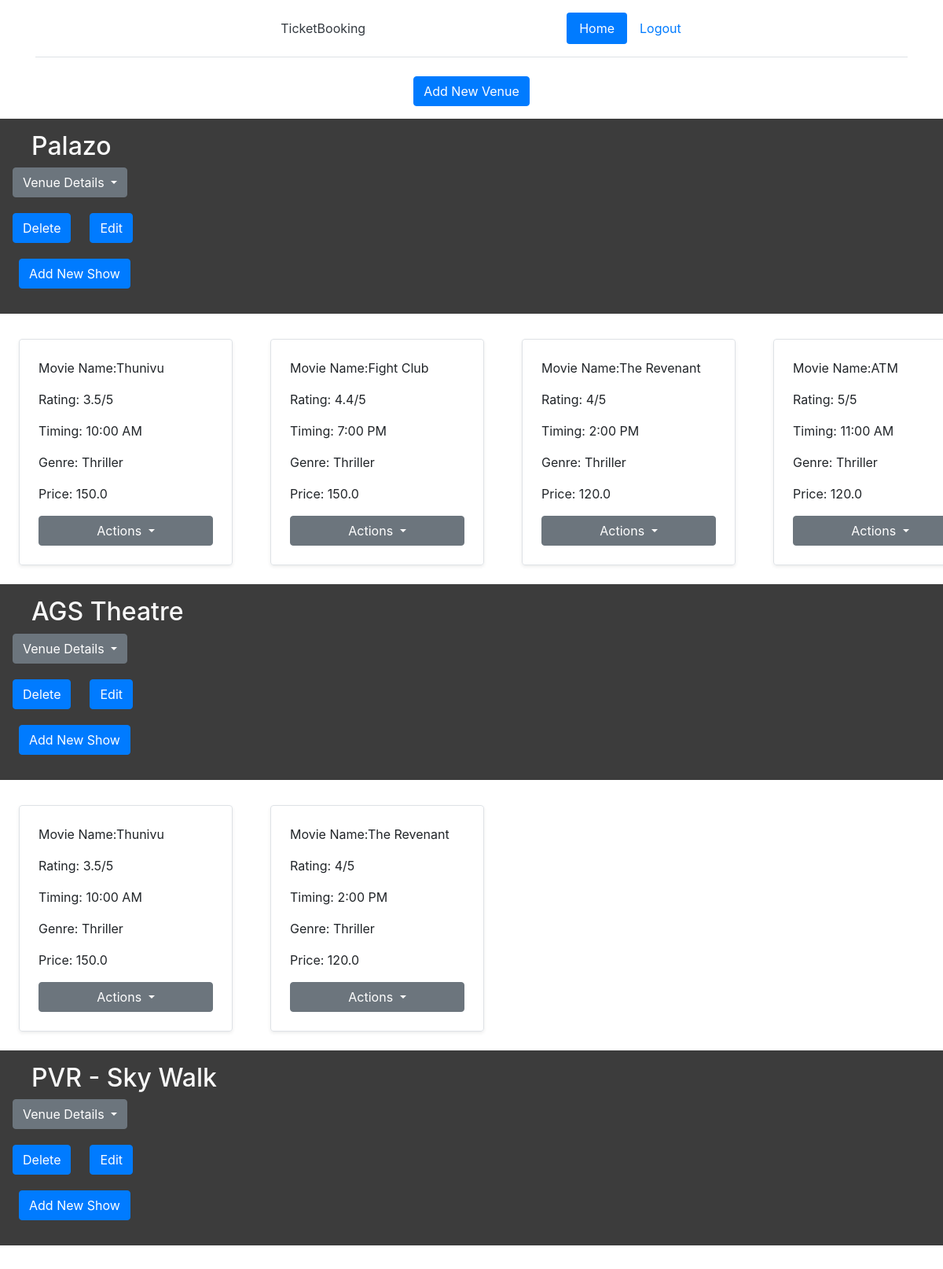
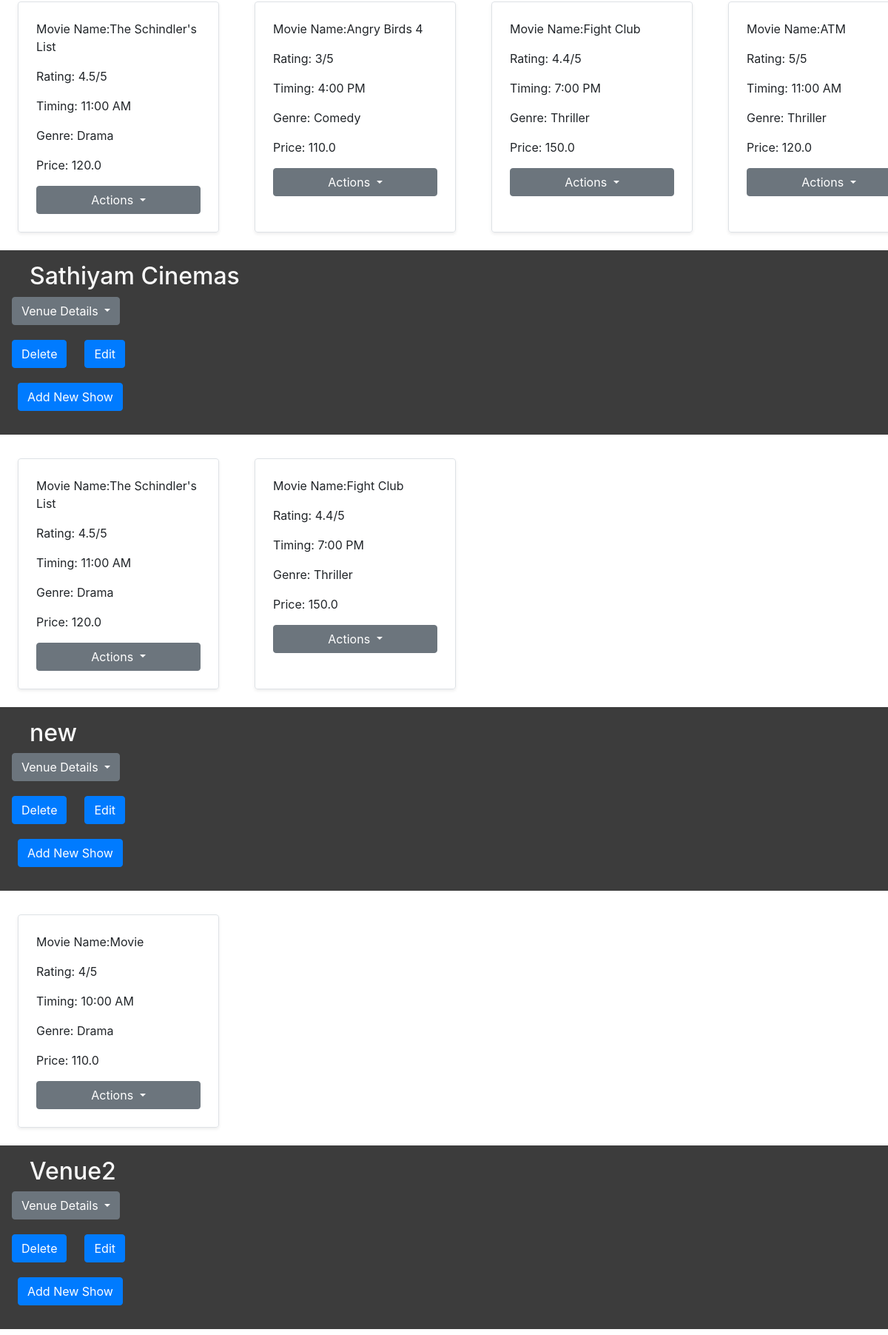
The page /admin/home on the database its author committed (2 pictures, top to bottom).
### tables this page shows
CREATE TABLE venues (id INTEGER PRIMARY KEY,name TEXT NOT NULL,place TEXT NOT NULL, capacity INTEGER NOT NULL, location TEXT NOT NULL);

CREATE TABLE Shows (
    ID INTEGER PRIMARY KEY,
    Name TEXT,
    Rating REAL,
    Timing TEXT,
    Tags TEXT,
    TicketPrice REAL,
    VenueID INTEGER REFERENCES venue(id)
, capacity INTEGER);

### app.py (the view)
@app.route('/admin/home',methods=['GET','POST'])
def admin_page():
    with sqlite3.connect('ticketbooking.db') as conn:
        cursor = conn.execute("SELECT * FROM venues")
        venues = cursor.fetchall()
        cursor2=conn.execute("SELECT * FROM Shows")
        shows=cursor2.fetchall()
    return render_template('admin_page.html', venues=venues, shows=shows)

### templates/admin_page.html (shortened to what this page needs)
<!DOCTYPE html>
<html lang="en">
<head>
    <link rel="stylesheet" href="https://maxcdn.bootstrapcdn.com/bootstrap/4.5.2/css/bootstrap.min.css">
    <link rel="stylesheet" href="{{ url_for('static', filename='styles.css') }}">
</head>
<body>
  <div class="container">
    <header class="d-flex flex-wrap justify-content-center py-3 mb-4 border-bottom">
      <a href="/" class="d-flex align-items-center mb-3 mb-md-0 me-md-auto text-dark text-decoration-none">
        <svg class="bi me-2" width="40" height="32"><use xlink:href="#bootstrap"></use></svg>
        <span class="fs-4" style="margin-right: 16rem;">TicketBooking</span>
      </a>
      <ul class="nav nav-pills">
        <li class="nav-item"><a href="{{url_for('admin_page')}}" class="nav-link active" aria-current="page">Home</a></li>
        <li class="nav-item"><a href="{{url_for('index')}}" class="nav-link">Logout</a></li>
      </ul>
    </header>
  </div>
    <center><a href="{{url_for('new_venue')}}" class="btn btn-primary" style="margin-bottom: 1rem;">Add New Venue</a></center>
    {% for venue in venues %}
    <div class="venue p-2 p-md-3 mb-2" style="background-color: rgb(60, 60, 60);">
      <h2 style="color: rgb(249, 249, 249); margin-left: 1.5rem;">{{ venue[1] }}</h2>
    <div class="venue">
        <div class="dropdown">
          <button class="btn btn-secondary dropdown-toggle" type="button" id="dropdownMenuButton" data-toggle="dropdown">
            Venue Details
          </button>
          <div style="display: flex; margin-top: 1rem;">
          <form action="{{ url_for('delete_venue', venue_id=venue[0]) }}" method="POST" class="dropdown-item hovering" style="width: fit-content; padding-left: 0px;">
            <button type="submit" class="btn btn-primary">Delete</button>
          </form>
          <form action="{{ url_for('edit_venue', venue_id=venue[0]) }}" method="POST" class="dropdown-item hovering" style="padding-left: 0rem;">
            <button type="submit" class="btn btn-primary">Edit</button>
          </form>
          </div>
          <a href="{{url_for('new_show',id=venue[0])}}" class="btn btn-primary" style="margin: 1rem 0.5rem;">Add New Show</a>
        </div>
      </div>
      </div>
      <div class="scrolling-wrapper-flexbox" style="display: flex; overflow-x: scroll;">
        {% for show in shows %}
          {% if venue[0] == show[6] %}
            <div class="show row g-0 border rounded overflow-hidden flex-md-row mb-4 shadow-sm h-md-250 position-relative" style="margin: 1.5rem; width: 17rem; flex-shrink: 0;">
              <div class="col p-4 d-flex flex-column position-static">
                <p>Movie Name:{{ show[1] }}</p>
                <p>Rating: {{ show[2] }}</p>
                <p>Timing: {{ show[3] }}</p>
                <p>Genre: {{ show[4] }}</p>
                <p>Price: {{ show[5] }}</p>
                <button class="btn btn-secondary dropdown-toggle" type="button" id="dropdownMenuButton" data-toggle="dropdown">
                  Actions
                </button>
              </div>
            </div>
          {% endif %}
        {% endfor %}
      </div>
{% endfor %}
</body>
</html>

### static/styles.css (style rules this page uses)
.dropdown-item { color: #333; }
.show { width: 30%; margin-right: 10px; }

### rows shown on the page
venues: name "Palazo"
Shows: Name "Thunivu", Rating "3.5/5", Timing "10:00 AM", Tags "Thriller", TicketPrice "150.0"
Shows: Name "Fight Club", Rating "4.4/5", Timing "7:00 PM", Tags "Thriller", TicketPrice "150.0"
Shows: Name "The Revenant", Rating "4/5", Timing "2:00 PM", Tags "Thriller", TicketPrice "120.0"
Shows: Name "ATM", Rating "5/5", Timing "11:00 AM", Tags "Thriller", TicketPrice "120.0"
venues: name "AGS Theatre"
Shows: Name "Thunivu", Rating "3.5/5", Timing "10:00 AM", Tags "Thriller", TicketPrice "150.0"
Shows: Name "The Revenant", Rating "4/5", Timing "2:00 PM", Tags "Thriller", TicketPrice "120.0"
venues: name "PVR - Sky Walk"
Shows: Name "The Schindler's List", Rating "4.5/5", Timing "11:00 AM", Tags "Drama", TicketPrice "120.0"
Shows: Name "Angry Birds 4", Rating "3/5", Timing "4:00 PM", Tags "Comedy", TicketPrice "110.0"
Shows: Name "Fight Club", Rating "4.4/5", Timing "7:00 PM", Tags "Thriller", TicketPrice "150.0"
Shows: Name "ATM", Rating "5/5", Timing "11:00 AM", Tags "Thriller", TicketPrice "120.0"
venues: name "Sathiyam Cinemas"
Shows: Name "The Schindler's List", Rating "4.5/5", Timing "11:00 AM", Tags "Drama", TicketPrice "120.0"
Shows: Name "Fight Club", Rating "4.4/5", Timing "7:00 PM", Tags "Thriller", TicketPrice "150.0"
venues: name "new"
Shows: Name "Movie", Rating "4/5", Timing "10:00 AM", Tags "Drama", TicketPrice "110.0"
venues: name "Venue2"
